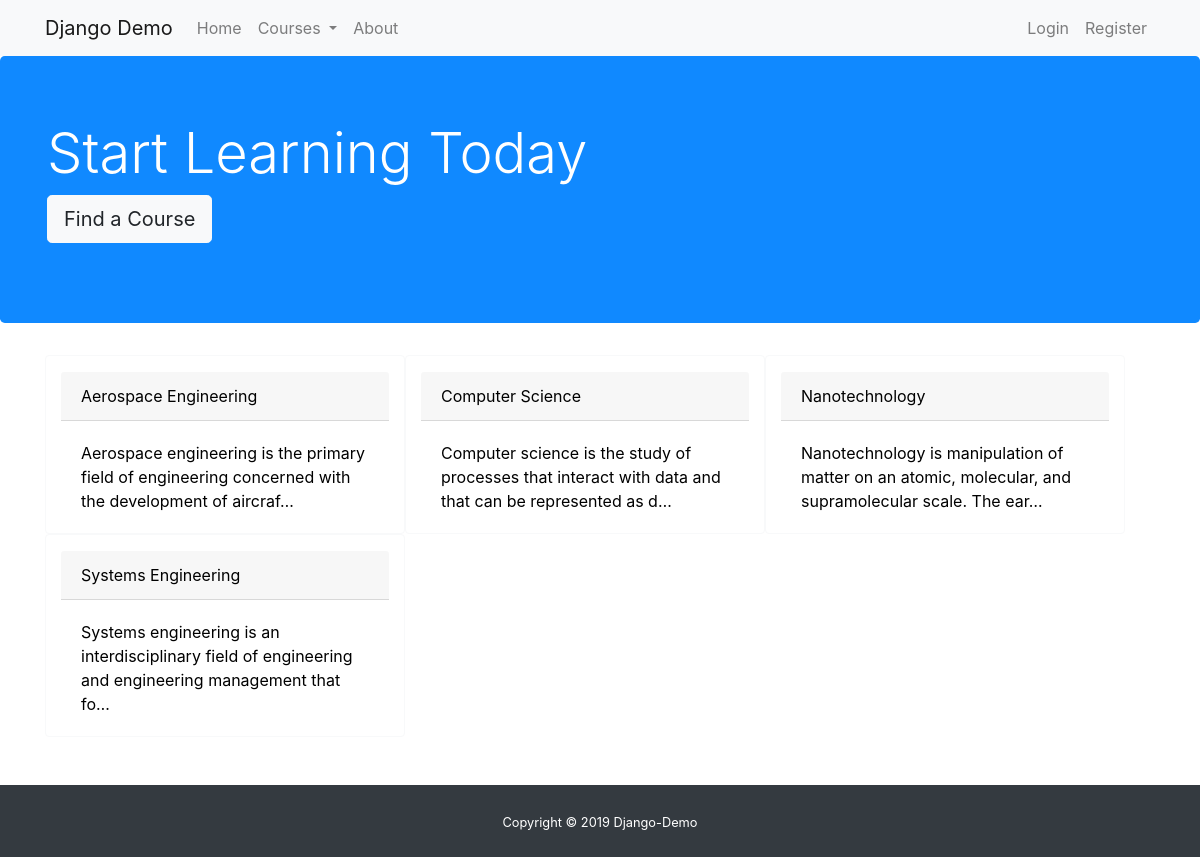
The page / on the database its author committed.
### main/models.py (models this page shows)
class Subject(models.Model):
    title = models.CharField(max_length=100, null=False)
    description = models.TextField(null=False)
    slug = models.SlugField()
    def __str__(self):
        return f'{self.title}'

### main/views.py (the view)
# urls.py: path('', IndexListView.as_view(), name='main-index')
class IndexListView(ListView):
    model = Subject
    template_name = 'main/index.html'
    context_object_name = 'subjects'
    ordering = ['title']
    extra_context = {'title': 'Index'}

### main/context_processor.py (called while the page is built)
def custom_context(request):
    subjects = Subject.objects.all()
    courses = Course.objects.all()
    videos = CourseVideo.objects.all()
    comments = Comment.objects.all()
    profile = Profile.objects.all()
    return {
        'subjects': subjects,
        'courses': courses,
        'videos': videos,
        'comments': comments,
        'profile': profile
    }

### main/templates/main/index.html
{% extends "main/base.html" %}
{% block content %}
    <div class="jumbotron">
        <div class="container">
            <h1 class="display-4 text-white">Start Learning Today</h1>
            <p class="lead">
                <a class="btn btn-light btn-lg" href="#find-course" role="button">Find a Course</a>
            </p>
        </div>
    </div>
        <div class="container pb-5">
            <div class="row col-12" id="find-course">
                {% for subject in subjects %}
                    <div class="card border-light col-lg-4 pt-3">
                        <a href="{% url 'main-subjects' subject.slug %}" id="anchor-no-style">
                            <div class="card-header">{{ subject.title }}</div>
                            <div class="card-body">
                                <p class="card-text">{{ subject.description|truncatechars:"100" }}</p>
                            </div>
                        </a>
                    </div>
                {% endfor %}
            </div>
        </div>
{% endblock %}

### main/templates/main/base.html (shortened to what this page needs)
{% load static %}
<!DOCTYPE html>
<html lang="en">
<head>
    <link rel="stylesheet" href="https://maxcdn.bootstrapcdn.com/bootstrap/4.0.0/css/bootstrap.min.css">
    <link rel="stylesheet" type="text/css" href="{% static 'main/css/main.css' %}">
</head>
<body>
<nav class="navbar navbar-expand-lg navbar-light bg-light sticky-top">
    <div class="container">
        <a class="navbar-brand" href="{% url "main-index" %}">Django Demo</a>
        <div class="collapse navbar-collapse" id="navbarNav">
            <div class="mr-auto">
                <ul class="navbar-nav">
                    <li class="nav-item">
                        <a class="nav-link" href="{% url 'main-index' %}">Home</a>
                    </li>
                    <li class="nav-item dropdown">
                        <a class="nav-link dropdown-toggle" href="#"
                           id="navbarDropdown" role="button" data-toggle="dropdown" aria-haspopup="true" aria-expanded="false">
                            Courses
                        </a>
                    </li>
                    <li class="nav-item">
                        <a class="nav-link" href="{% url 'main-about' %}">About</a>
                    </li>
                </ul>
            </div>
            <div>
                <ul class="navbar-nav">
                    {% if user.is_authenticated %}
                        <li class="nav-item">
                            <a class="nav-link" href="{% url 'profile' %}">{{ user.username|title }} Profile</a>
                        </li>
                        {% if user.is_superuser %}
                            <li class="nav-item">
                                <a class="nav-link" href="{{ url }}/admin/">Admin Portal</a>
                            </li>
                        {% endif %}
                        <li class="nav-item">
                            <a class="nav-link" href="{% url 'logout' %}">Logout</a>
                        </li>
                    {% else %}
                        <li class="nav-item">
                            <a class="nav-link" href="{% url 'login' %}">Login</a>
                        </li>
                        <li class="nav-item">
                            <a class="nav-link" href="{% url 'register' %}">Register</a>
                        </li>
                    {% endif %}
                </ul>
            </div>
        </div>
    </div>
</nav>
<main role="main" style="min-height: 600px">
    {% block content %}{% endblock %}
</main>
<footer id="sticky-footer" class="py-4 bg-dark text-white">
    <div class="container text-center">
        <small>Copyright &copy; 2019 Django-Demo</small>
    </div>
</footer>
</body>
</html>

### main/static/main/css/main.css (style rules this page uses)
.jumbotron { background-color: #1089ff; }
#anchor-no-style { color: black; text-decoration: none; }

### rows shown on the page
Subject: title "Aerospace Engineering", description "Aerospace engineering is the primary field of engineering concerned with the development of aircraf…"
Subject: title "Computer Science", description "Computer science is the study of processes that interact with data and that can be represented as d…"
Subject: title "Nanotechnology", description "Nanotechnology is manipulation of matter on an atomic, molecular, and supramolecular scale. The ear…"
Subject: title "Systems Engineering", description "Systems engineering is an interdisciplinary field of engineering and engineering management that fo…"
